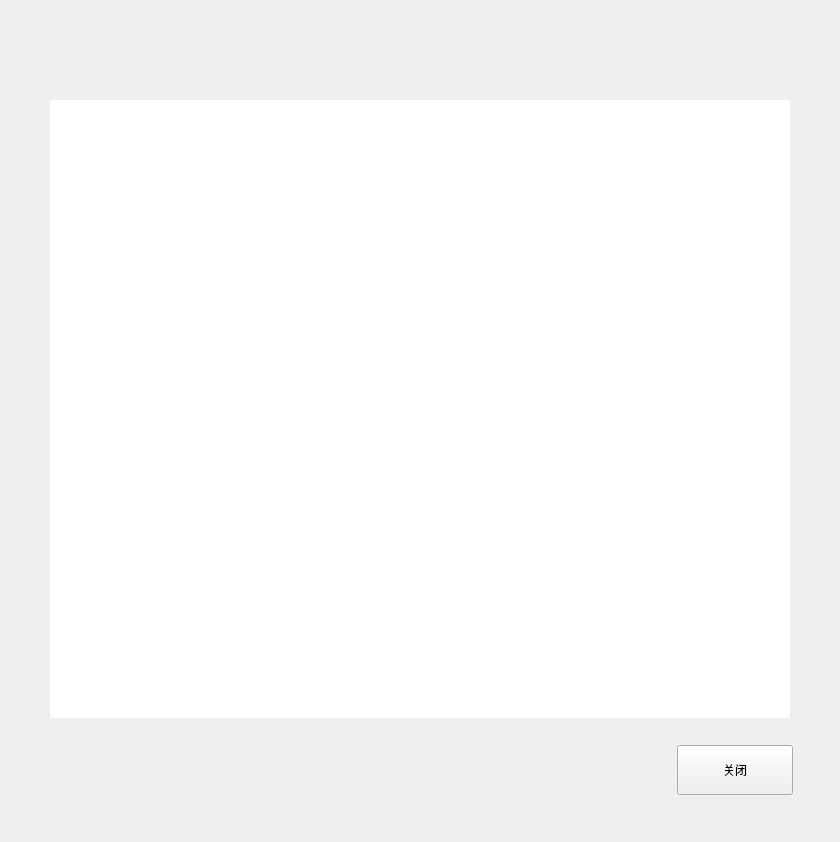
<?xml version="1.0" encoding="UTF-8"?>
<ui version="4.0">
 <class>SoftwareFontPermitDlg</class>
 <widget class="BaseDlg" name="SoftwareFontPermitDlg">
  <property name="geometry">
   <rect>
    <x>0</x>
    <y>0</y>
    <width>840</width>
    <height>842</height>
   </rect>
  </property>
  <property name="windowTitle">
   <string notr="true">SoftwareFontPermitDlg</string>
  </property>
  <widget class="QPushButton" name="close_btn">
   <property name="geometry">
    <rect>
     <x>677</x>
     <y>745</y>
     <width>116</width>
     <height>50</height>
    </rect>
   </property>
   <property name="text">
    <string>关闭</string>
   </property>
   <property name="buttons" stdset="0">
    <string notr="true">btn_dlg</string>
   </property>
  </widget>
  <widget class="QTextBrowser" name="textBrowser">
   <property name="geometry">
    <rect>
     <x>50</x>
     <y>100</y>
     <width>740</width>
     <height>618</height>
    </rect>
   </property>
   <property name="styleSheet">
    <string notr="true">#textBrowser QScrollBar::handle:vertical  {
    margin: 2px;
	width: 9px;
}

#textBrowser QScrollBar:vertical  {
    border-top-right-radius: 5px;
	border-bottom-right-radius: 5px;
	width: 13px;
}

#textBrowser QScrollBar::sub-line:vertical  {
    height: 0; 
    border-bottom: 0;
}

QTextBrowser  {
	padding-right: 0;
    border-radius: 0;
}</string>
   </property>
   <property name="html">
    <string notr="true">&lt;!DOCTYPE HTML PUBLIC &quot;-//W3C//DTD HTML 4.0//EN&quot; &quot;http://www.w3.org/TR/REC-html40/strict.dtd&quot;&gt;
&lt;html&gt;&lt;head&gt;&lt;meta name=&quot;qrichtext&quot; content=&quot;1&quot; /&gt;&lt;style type=&quot;text/css&quot;&gt;
p, li { white-space: pre-wrap; }
&lt;/style&gt;&lt;/head&gt;&lt;body style=&quot; font-family:'SimSun'; font-size:9pt; font-weight:400; font-style:normal;&quot;&gt;
&lt;p style=&quot;-qt-paragraph-type:empty; margin-top:0px; margin-bottom:0px; margin-left:0px; margin-right:0px; -qt-block-indent:0; text-indent:0px;&quot;&gt;&lt;br /&gt;&lt;/p&gt;&lt;/body&gt;&lt;/html&gt;</string>
   </property>
  </widget>
 </widget>
 <customwidgets>
  <customwidget>
   <class>BaseDlg</class>
   <extends>QWidget</extends>
   <header>shared/basedlg.h</header>
   <container>1</container>
  </customwidget>
 </customwidgets>
 <resources/>
 <connections>
  <connection>
   <sender>close_btn</sender>
   <signal>clicked()</signal>
   <receiver>SoftwareFontPermitDlg</receiver>
   <slot>close()</slot>
   <hints>
    <hint type="sourcelabel">
     <x>543</x>
     <y>651</y>
    </hint>
    <hint type="destinationlabel">
     <x>587</x>
     <y>597</y>
    </hint>
   </hints>
  </connection>
 </connections>
</ui>
